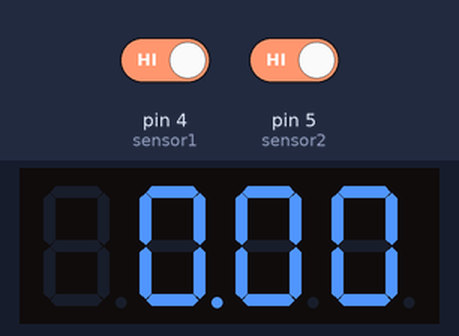
A sketch run on a simulated Arduino Uno, built with avr-gcc and run on an emulated ATmega328P. Shown: 4-digit seven-segment display. The inputs (shaded band) are chosen by the test bench; at power-on: pin 4 (sensor1) HIGH, pin 5 (sensor2) HIGH.

Above: at 1.2 s.
1.3 s: pin 4 (sensor1) driven LOW and pin 5 (sensor2) driven LOW
At 1.42 s:
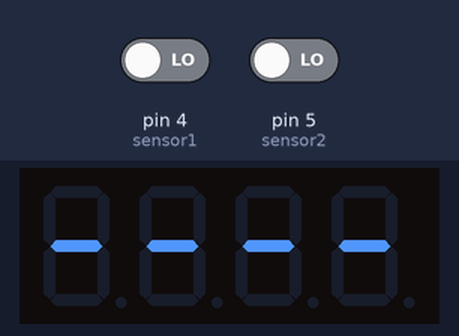
Timing chart, 0 to 4.3 s (numbered marks = the images above; inputs shaded):
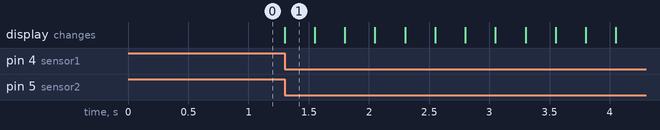

The sketch:

Speedometer_Adafruit.ino
```cpp
//Speedometer with Adafruit Display
// Set sensors 100 CM apart
// Choose Scale //Default 00 gauge 76


#include "Wire.h"
#include "Adafruit_LEDBackpack.h"
#include "Adafruit_GFX.h"

Adafruit_7segment matrix = Adafruit_7segment();

//user variables
float distance = 100; //distance between sensors (cm)
//int scale = 148; //scale of model to report scale speed  (N-Scale=148)
//int scale = 87; //scale of model to report scale speed  (HO-Scale = 87)
int scale = 76; //scale of model to report scale speed  (0O-Scale = 76)
//int scale = 48; //scale of model to report scale speed  (O-Scale = 48)
int sensor1 = 4;   //sensor1 digital pin
int sensor2 = 5;   //sensor2 digital pin
int s1Open = 1;   //is START sensor open/uncovered? (goes to 0 if covered/triggered)
int s2Open = 1;   //is END sensor open/uncovered? (goes to 0 if covered/triggered)

float startmillis, finishmillis, elapsed, miles, hours, mph, scaleMPH;
bool started1 = false;    // set to TRUE if START sensor has been triggered
bool started2 = false;    // set to TRUE if END sensor has been triggered

bool initialized = true;   //set to TRUE once all sensors are cleared for a period of time and ready to read
float previousmillis;

void setup() {
 Serial.begin(9600);
  pinMode(sensor1, INPUT);
  pinMode(sensor2, INPUT);
  matrix.begin(0x70);
  matrix.setBrightness(12);
  matrix.print(0.0);   //clear display to show 0
  matrix.writeDisplay();
}

void loop() {

  //read respective sensor if not already triggered
  if (!started1) {s1Open=digitalRead(sensor1);}
  if (!started2) {s2Open=digitalRead(sensor2);}

  // if neither sensor previously triggered and both sensors currently uncovered and several seconds have passed
  // determine if we can "reset" all variables and set the display to "8888"
  if ((!started1 && !started2) && (s1Open && s2Open) && ((millis() - previousmillis > 5000)))  {
    bool goodtogo = true;
    float starttesttime = millis();

    // assure no sensor triggers for several seconds before even attempting "reset"
    while ((millis() - starttesttime) < 5000) {
      if (!digitalRead(sensor1) || !digitalRead(sensor2)) {
        goodtogo = false;
        break;
      }
    }

    // neither sensor was previously triggered, nor triggered in last several seconds, so "reset"/initialize vars and display
    if (goodtogo) {
      initialized = true;
      started1 = false;
      started2 = false;
      previousmillis = millis();
      matrix.print(8888);   //clear display to show 8888
      matrix.writeDisplay();
    }
  }

  // Sensor 1 is triggered, neither sensor was previously triggered, and we were in initialize mode
  if ((!s1Open) && (!started1 && !started2) && (initialized)) {
    started1 = true;
    initialized = false;
    startmillis = millis();
    }

  // Sensor 2 is triggered, neither sensor was previously triggered, and we were in initialize mode
  if ((!s2Open) && (!started1 && !started2) && (initialized)) {
    started2 = true;
    initialized = false;
    startmillis = millis();
    }


  //a first sensor (START) was previously triggered and now a second sensor (END) is triggered, calculate and display scale MPH
  if (((started1) && (!s2Open)) || ((started2) && (!s1Open))) {
    finishmillis=millis();
    elapsed = finishmillis-startmillis;//time between sensoers
    elapsed = elapsed / 1000;    //seconds
    miles = distance / 160934;//miles there are 160934 cm in 1 mile
    hours = elapsed / 3600;   //hours
    mph = miles / hours;
    scaleMPH = mph * scale;


    //slow blink if between 50 and 69 scale MPH
    //fast blink if over 70 scale MPH
    if ((scaleMPH >= 50) && (scaleMPH < 70)) {
      matrix.blinkRate(3);
    } else if (scaleMPH >= 70) {
      matrix.blinkRate(1);
    }

    // print scale MPH on display
    matrix.print(scaleMPH);
    matrix.writeDisplay();

    // reset
    delay(5000);   //wait
    matrix.blinkRate(0);
    matrix.print(0.0);   //clear display to show 0
    matrix.writeDisplay();
    started1 = false;
    started2 = false;
  }
}
```

Measured:
- after the input at 1.3 s, the display: changes at once (image 1)
